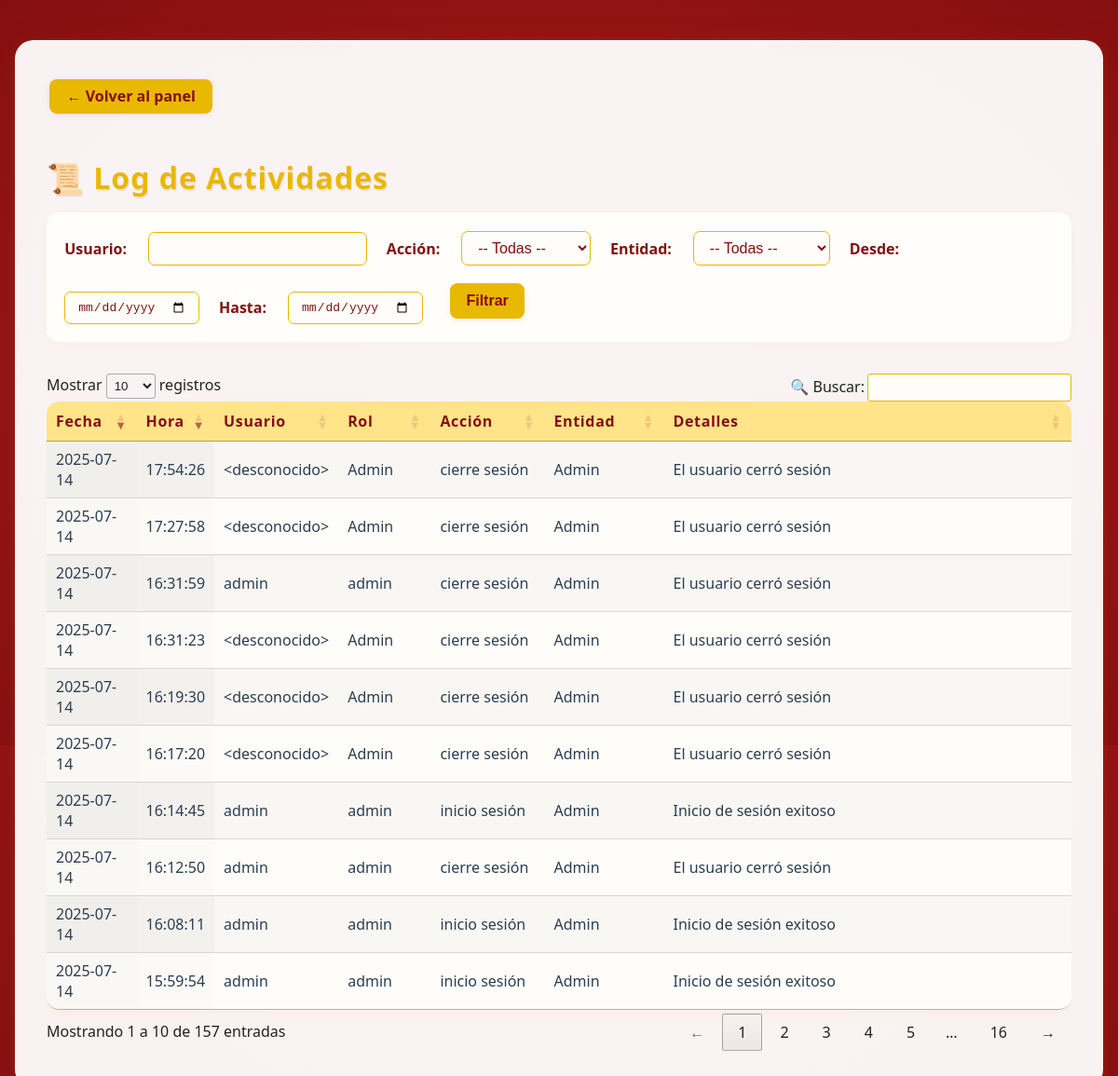
Before: /admin/log (signed in) with the older database file.
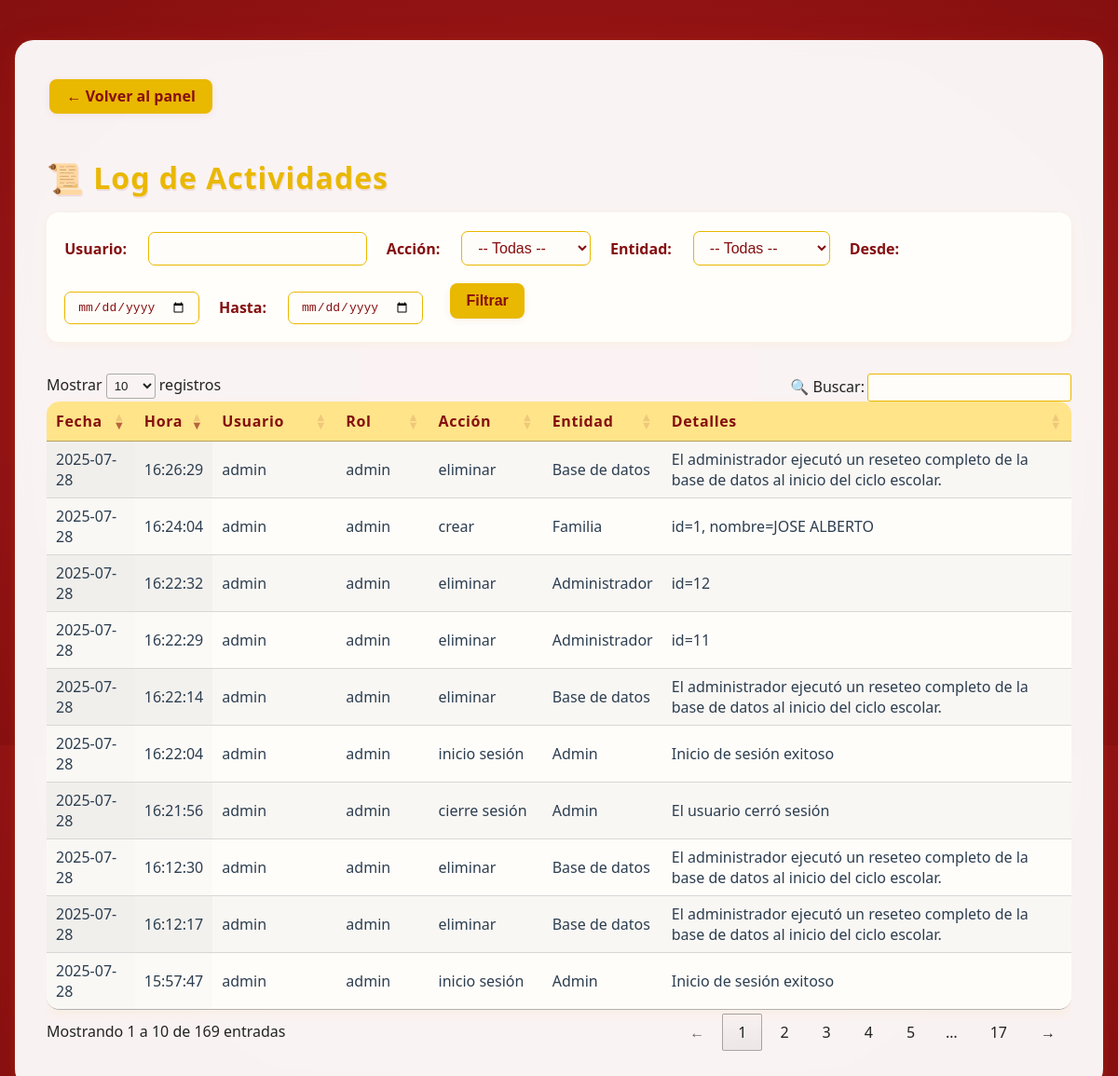
After: the same page with the newer database file.
### app/models.py (models this page shows, shortened)
class LogEntry(db.Model):
    __tablename__ = 'log_entries'
    id = db.Column(db.Integer, primary_key=True)
    timestamp = db.Column(db.DateTime, default=datetime.utcnow, nullable=False)
    user = db.Column(db.String(64), nullable=False)
    role = db.Column(db.String(32), nullable=False)
    action = db.Column(db.String(32), nullable=False)   # e.g. 'crear', 'editar', 'eliminar', 'login'
    entity = db.Column(db.String(32), nullable=False)   # e.g. 'Familia', 'EventoQR', 'Admin'
    details = db.Column(db.Text, nullable=True)         # Descripción detallada

### app/routes.py (the view)
@app.route("/admin/log")
@login_requerido_admin
def log():
    usuario     = request.args.get("usuario", "")
    accion      = request.args.get("accion", "")
    entidad     = request.args.get("entidad", "")
    fecha_desde = request.args.get("desde", "")
    fecha_hasta = request.args.get("hasta", "")
    q = LogEntry.query
    if usuario:
        q = q.filter(LogEntry.user.ilike(f"%{usuario}%"))
    if accion:
        q = q.filter(LogEntry.action == accion)
    if entidad:
        q = q.filter(LogEntry.entity == entidad)
    if fecha_desde:
        dt = datetime.strptime(fecha_desde, "%Y-%m-%d")
        q = q.filter(LogEntry.timestamp >= dt)
    if fecha_hasta:
        dt = datetime.strptime(fecha_hasta, "%Y-%m-%d") + timedelta(hours=23, minutes=59, seconds=59)
        q = q.filter(LogEntry.timestamp <= dt)
    entries = q.order_by(LogEntry.timestamp.desc()).all()
    local_tz = pytz.timezone("America/Mexico_City")
    for e in entries:
        e.local_ts = e.timestamp.replace(tzinfo=pytz.utc).astimezone(local_tz)
    return render_template("log.html", entries=entries)

### app/__init__.py (called while the page is built)
@app.before_request
def mantener_sesion_activa():
    session.permanent = True

### app/routes.py (called while the page is built, shortened)
def login_requerido_admin(f):
    @wraps(f)
    def decorada(*args, **kwargs):
        if "admin_id" not in session:
            return redirect(url_for("login"))
        return f(*args, **kwargs)
    return decorada

@app.before_request
def refrescar_timeout():
    if "admin_id" in session:
        now = datetime.utcnow()
        last = session.get("last_activity", now)
        if hasattr(last, "tzinfo") and last.tzinfo is not None:
            last = last.astimezone(timezone.utc).replace(tzinfo=None)
        session["last_activity"] = now

### app/templates/log.html (shortened to what this page needs)
<!DOCTYPE html>
<html lang="es">
<head>
    <link rel="stylesheet" href="{{ url_for('static', filename='css/admin.css') }}">
    <link rel="stylesheet" href="https://cdn.datatables.net/1.13.6/css/jquery.dataTables.min.css">
</head>
<body>
    <div class="admin-contenedor">
        <a href="{{ url_for('panel_admin') }}" class="btn-primary" style="margin-bottom:1.1em; display:inline-block;">← Volver al panel</a>
        <h1 style="margin-bottom:0.5em;">📜 Log de Actividades</h1>
        <form method="GET" class="log-filter-form">
            <div class="log-filter-row">
                <label>Usuario:</label>
                <input type="text" name="usuario" value="{{ request.args.get('usuario','') }}">
                <label>Acción:</label>
                <select name="accion">
                    <option value="">-- Todas --</option>
                </select>
                <label>Entidad:</label>
                <select name="entidad">
                    <option value="">-- Todas --</option>
                </select>
                <label>Desde:</label>
                <input type="date" name="desde" value="{{ request.args.get('desde','') }}">
                <label>Hasta:</label>
                <input type="date" name="hasta" value="{{ request.args.get('hasta','') }}">
                <button type="submit" class="btn btn-primary">Filtrar</button>
            </div>
        </form>
        <div class="table-responsive">
            <table id="tabla-log" class="display stripe" style="width:100%;">
                <thead>
                    <tr>
                        <th>Fecha</th>
                        <th>Hora</th>
                        <th>Usuario</th>
                        <th>Rol</th>
                        <th>Acción</th>
                        <th>Entidad</th>
                        <th>Detalles</th>
                    </tr>
                </thead>
                <tbody>
                    {% for entry in entries %}
                    {% set local = entry.timestamp.astimezone() %}
                    <tr>
                        <td>{{ local.strftime("%Y-%m-%d") }}</td>
                        <td>{{ "%02d:%02d:%02d"|format(local.hour, local.minute, local.second) }}</td>
                        <td>{{ entry.user }}</td>
                        <td>{{ entry.role }}</td>
                        <td>{{ entry.action }}</td>
                        <td>{{ entry.entity }}</td>
                        <td>{{ entry.details }}</td>
                    </tr>
                    {% endfor %}
                </tbody>
            </table>
        </div>
    </div>
</body>
</html>

Changed rows visible on the page:
no longer on this page (row unchanged): LogEntry: strftime "2025-07-14", hour "17:54:26", user "<desconocido>", role "Admin", action "cierre sesión", entity "Admin", details "El usuario cerró sesión"
no longer on this page (row unchanged): LogEntry: strftime "2025-07-14", hour "17:27:58", user "<desconocido>", role "Admin", action "cierre sesión", entity "Admin", details "El usuario cerró sesión"
no longer on this page (row unchanged): LogEntry: strftime "2025-07-14", hour "16:31:59", user "admin", role "admin", action "cierre sesión", entity "Admin", details "El usuario cerró sesión"
no longer on this page (row unchanged): LogEntry: strftime "2025-07-14", hour "16:31:23", user "<desconocido>", role "Admin", action "cierre sesión", entity "Admin", details "El usuario cerró sesión"
no longer on this page (row unchanged): LogEntry: strftime "2025-07-14", hour "16:19:30", user "<desconocido>", role "Admin", action "cierre sesión", entity "Admin", details "El usuario cerró sesión"
no longer on this page (row unchanged): LogEntry: strftime "2025-07-14", hour "16:17:20", user "<desconocido>", role "Admin", action "cierre sesión", entity "Admin", details "El usuario cerró sesión"
no longer on this page (row unchanged): LogEntry: strftime "2025-07-14", hour "16:14:45", user "admin", role "admin", action "inicio sesión", entity "Admin", details "Inicio de sesión exitoso"
no longer on this page (row unchanged): LogEntry: strftime "2025-07-14", hour "16:12:50", user "admin", role "admin", action "cierre sesión", entity "Admin", details "El usuario cerró sesión"
no longer on this page (row unchanged): LogEntry: strftime "2025-07-14", hour "16:08:11", user "admin", role "admin", action "inicio sesión", entity "Admin", details "Inicio de sesión exitoso"
no longer on this page (row unchanged): LogEntry: strftime "2025-07-14", hour "15:59:54", user "admin", role "admin", action "inicio sesión", entity "Admin", details "Inicio de sesión exitoso"
added LogEntry: strftime "2025-07-28", hour "16:26:29", user "admin", role "admin", action "eliminar", entity "Base de datos", details "El administrador ejecutó un reseteo completo de la base de datos al inicio del ciclo escolar."
added LogEntry: strftime "2025-07-28", hour "16:24:04", user "admin", role "admin", action "crear", entity "Familia", details "id=1, nombre=JOSE ALBERTO"
added LogEntry: strftime "2025-07-28", hour "16:22:32", user "admin", role "admin", action "eliminar", entity "Administrador", details "id=12"
added LogEntry: strftime "2025-07-28", hour "16:22:29", user "admin", role "admin", action "eliminar", entity "Administrador", details "id=11"
added LogEntry: strftime "2025-07-28", hour "16:22:14", user "admin", role "admin", action "eliminar", entity "Base de datos", details "El administrador ejecutó un reseteo completo de la base de datos al inicio del ciclo escolar."
added LogEntry: strftime "2025-07-28", hour "16:22:04", user "admin", role "admin", action "inicio sesión", entity "Admin", details "Inicio de sesión exitoso"
added LogEntry: strftime "2025-07-28", hour "16:21:56", user "admin", role "admin", action "cierre sesión", entity "Admin", details "El usuario cerró sesión"
added LogEntry: strftime "2025-07-28", hour "16:12:30", user "admin", role "admin", action "eliminar", entity "Base de datos", details "El administrador ejecutó un reseteo completo de la base de datos al inicio del ciclo escolar."
added LogEntry: strftime "2025-07-28", hour "16:12:17", user "admin", role "admin", action "eliminar", entity "Base de datos", details "El administrador ejecutó un reseteo completo de la base de datos al inicio del ciclo escolar."
added LogEntry: strftime "2025-07-28", hour "15:57:47", user "admin", role "admin", action "inicio sesión", entity "Admin", details "Inicio de sesión exitoso"
Other visible differences:
text written by a page script: "Mostrar registros 🔍 Buscar: Mostrando 1 a 10 de 157 entradas ← 1 2 3 4 5 … 16 →" → "Mostrar registros 🔍 Buscar: Mostrando 1 a 10 de 169 entradas ← 1 2 3 4 5 … 17 →"
